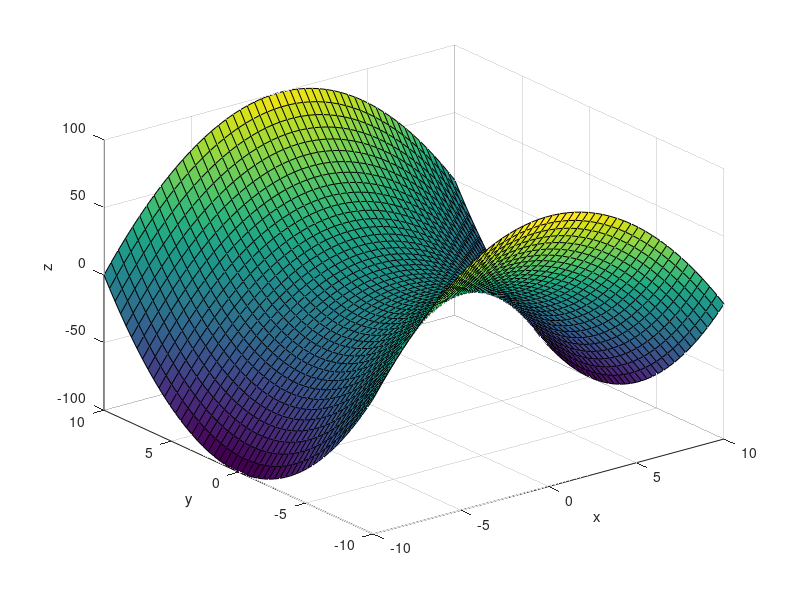

MATLAB code for this plot: (Note: this script raises an error after producing the figure.)
% 1. Ve do thi ham so
x = linspace(-10, 10, 50); % Gioi han cua do thi tu -10 toi 10, 50 diem
y = linspace(-10, 10, 50);
[X, Y] = meshgrid(x, y);
Z = Y.^2 - X.^2;
surf(X, Y, Z);
xlabel('x'); ylabel('y'); zlabel('z');

% 2. Giai pt, hpt
% Giai he phuong trinh
syms x y z
pt_1 = x + y + z == 0;
pt_2 = 2*x - y + z == 0;
pt_3 = 6*x - 10*y == 0;

N = solve([pt_1, pt_2, pt_3], [x, y, z]);
fprintf("x: %.2f\ny: %.2f\nz: %.2f\n", N.x, N.y, N.z)
% Giai phuong trinh
pt = x^2 - 6*x - 14 == 0;
X = solve(pt, x);
for i = 1 : length(X)
    fprintf("Nghiem thu %d: %.2f\n", i, X(i))
end

% 3. Dao ham rieng
% Tinh dao ham rieng cap cao
f(x, y) = x^y + 2*x*y;
% Cap 1
fx = diff(f, x)
fy = diff(f, y)
% Cap 2
fxx = diff(fx, x)
fyy = diff(fy, y)
fxy = diff(fx, y)
% The (x, y)
subs(fxx, [x, y], [1, 3])

% 4. Dao ham theo huong
% Dao ham theo huong v tai (3, 4)
syms x y
f(x, y) = 1 + 2 * x * sqrt(y);
dx = diff(f, x);
dy = diff(f, y);
d = [dx dy];
v = [4 -3];
dir = d .* v / norm(v);
subs(dir, [x, y], [3, 4])

% 5. Tinh tich phan boi
f(x, y) = 6 * x^2 * y^3 - 5 * y^4;
int(int(f, x, [0, 3]), y, [0, 1])

% 6. Ve truong vector
% F(x, y) = <-y, 2x>
[x, y] = meshgrid(-5:5:5, -5:5:5);
P = -y;
Q = 2*x;
quiver(x, y, P, Q)
axis equal; axis tight; grid on;

% 7. Pt vi phan
% Phuong trinh vi phan khong dieu kien
syms y(x)
pt = x * diff(y, x) == y;
dsolve(pt)
% Them dieu kien dau
pt = diff(y, x) == x + y
dk = y(0) == 2
dsolve(pt, dk)
